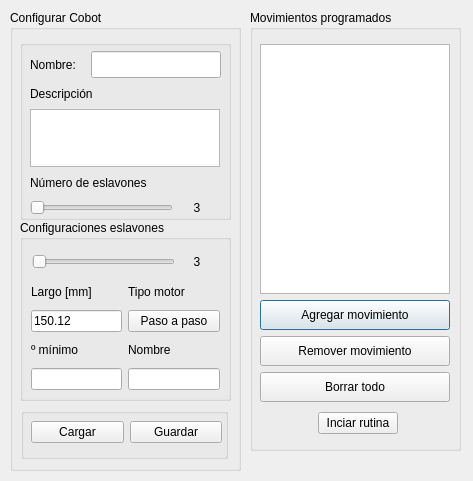
<?xml version="1.0" encoding="UTF-8"?>
<ui version="4.0">
 <class>Dialog</class>
 <widget class="QDialog" name="Dialog">
  <property name="geometry">
   <rect>
    <x>0</x>
    <y>0</y>
    <width>473</width>
    <height>481</height>
   </rect>
  </property>
  <property name="windowTitle">
   <string>Cobot</string>
  </property>
  <widget class="QGroupBox" name="groupBox_movimientos">
   <property name="geometry">
    <rect>
     <x>250</x>
     <y>10</y>
     <width>211</width>
     <height>441</height>
    </rect>
   </property>
   <property name="title">
    <string>Movimientos programados</string>
   </property>
   <widget class="QWidget" name="">
    <property name="geometry">
     <rect>
      <x>10</x>
      <y>30</y>
      <width>196</width>
      <height>399</height>
     </rect>
    </property>
    <layout class="QVBoxLayout" name="verticalLayout_5">
     <item>
      <layout class="QVBoxLayout" name="verticalLayout_2">
       <item>
        <layout class="QVBoxLayout" name="verticalLayout">
         <item>
          <widget class="QListWidget" name="lw_lista_movimientos">
           <property name="minimumSize">
            <size>
             <width>190</width>
             <height>250</height>
            </size>
           </property>
           <property name="maximumSize">
            <size>
             <width>190</width>
             <height>250</height>
            </size>
           </property>
          </widget>
         </item>
         <item>
          <widget class="QPushButton" name="pb_agregar_movimiento">
           <property name="minimumSize">
            <size>
             <width>150</width>
             <height>30</height>
            </size>
           </property>
           <property name="maximumSize">
            <size>
             <width>190</width>
             <height>30</height>
            </size>
           </property>
           <property name="text">
            <string>Agregar movimiento</string>
           </property>
          </widget>
         </item>
         <item>
          <widget class="QPushButton" name="pb_remover_movimiento">
           <property name="sizePolicy">
            <sizepolicy hsizetype="Minimum" vsizetype="Fixed">
             <horstretch>150</horstretch>
             <verstretch>30</verstretch>
            </sizepolicy>
           </property>
           <property name="minimumSize">
            <size>
             <width>150</width>
             <height>30</height>
            </size>
           </property>
           <property name="maximumSize">
            <size>
             <width>190</width>
             <height>30</height>
            </size>
           </property>
           <property name="text">
            <string>Remover movimiento</string>
           </property>
          </widget>
         </item>
         <item>
          <widget class="QPushButton" name="pb_borrar_todo_movimiento">
           <property name="sizePolicy">
            <sizepolicy hsizetype="Minimum" vsizetype="Fixed">
             <horstretch>150</horstretch>
             <verstretch>30</verstretch>
            </sizepolicy>
           </property>
           <property name="minimumSize">
            <size>
             <width>150</width>
             <height>30</height>
            </size>
           </property>
           <property name="maximumSize">
            <size>
             <width>190</width>
             <height>30</height>
            </size>
           </property>
           <property name="text">
            <string>Borrar todo</string>
           </property>
          </widget>
         </item>
        </layout>
       </item>
      </layout>
     </item>
     <item>
      <layout class="QHBoxLayout" name="horizontalLayout_3">
       <item>
        <spacer name="horizontalSpacer_4">
         <property name="orientation">
          <enum>Qt::Horizontal</enum>
         </property>
         <property name="sizeHint" stdset="0">
          <size>
           <width>38</width>
           <height>20</height>
          </size>
         </property>
        </spacer>
       </item>
       <item>
        <widget class="QPushButton" name="pb_iniciar_rutina">
         <property name="text">
          <string>Inciar rutina</string>
         </property>
        </widget>
       </item>
       <item>
        <spacer name="horizontalSpacer_3">
         <property name="orientation">
          <enum>Qt::Horizontal</enum>
         </property>
         <property name="sizeHint" stdset="0">
          <size>
           <width>38</width>
           <height>20</height>
          </size>
         </property>
        </spacer>
       </item>
      </layout>
     </item>
    </layout>
   </widget>
  </widget>
  <widget class="QGroupBox" name="groupBox_config_cobot">
   <property name="geometry">
    <rect>
     <x>10</x>
     <y>10</y>
     <width>231</width>
     <height>461</height>
    </rect>
   </property>
   <property name="title">
    <string>Configurar Cobot</string>
   </property>
   <widget class="QGroupBox" name="groupBox">
    <property name="geometry">
     <rect>
      <x>10</x>
      <y>30</y>
      <width>211</width>
      <height>180</height>
     </rect>
    </property>
    <property name="maximumSize">
     <size>
      <width>16777215</width>
      <height>180</height>
     </size>
    </property>
    <property name="title">
     <string/>
    </property>
    <widget class="QWidget" name="">
     <property name="geometry">
      <rect>
       <x>10</x>
       <y>11</y>
       <width>191</width>
       <height>167</height>
      </rect>
     </property>
     <layout class="QVBoxLayout" name="verticalLayout_4">
      <item>
       <layout class="QHBoxLayout" name="horizontalLayout_6">
        <property name="spacing">
         <number>6</number>
        </property>
        <property name="sizeConstraint">
         <enum>QLayout::SetMinimumSize</enum>
        </property>
        <item>
         <widget class="QLabel" name="label_11">
          <property name="maximumSize">
           <size>
            <width>16777215</width>
            <height>19</height>
           </size>
          </property>
          <property name="text">
           <string>Nombre: </string>
          </property>
         </widget>
        </item>
        <item>
         <widget class="QLineEdit" name="le_nombre_cobot">
          <property name="maximumSize">
           <size>
            <width>130</width>
            <height>27</height>
           </size>
          </property>
         </widget>
        </item>
       </layout>
      </item>
      <item>
       <layout class="QVBoxLayout" name="verticalLayout_3">
        <item>
         <widget class="QLabel" name="label_12">
          <property name="maximumSize">
           <size>
            <width>16777215</width>
            <height>19</height>
           </size>
          </property>
          <property name="text">
           <string>Descripción</string>
          </property>
         </widget>
        </item>
        <item>
         <widget class="QTextEdit" name="te_descripcion_cobot">
          <property name="sizePolicy">
           <sizepolicy hsizetype="Expanding" vsizetype="Ignored">
            <horstretch>0</horstretch>
            <verstretch>0</verstretch>
           </sizepolicy>
          </property>
          <property name="minimumSize">
           <size>
            <width>190</width>
            <height>50</height>
           </size>
          </property>
          <property name="maximumSize">
           <size>
            <width>190</width>
            <height>88</height>
           </size>
          </property>
         </widget>
        </item>
       </layout>
      </item>
      <item>
       <widget class="QLabel" name="label_17">
        <property name="maximumSize">
         <size>
          <width>16777215</width>
          <height>19</height>
         </size>
        </property>
        <property name="text">
         <string>Número de eslavones</string>
        </property>
       </widget>
      </item>
      <item>
       <layout class="QHBoxLayout" name="horizontalLayout_8">
        <property name="spacing">
         <number>0</number>
        </property>
        <item>
         <widget class="QSlider" name="hs_numero_DOF">
          <property name="maximumSize">
           <size>
            <width>143</width>
            <height>16777215</height>
           </size>
          </property>
          <property name="minimum">
           <number>1</number>
          </property>
          <property name="maximum">
           <number>6</number>
          </property>
          <property name="orientation">
           <enum>Qt::Horizontal</enum>
          </property>
         </widget>
        </item>
        <item>
         <widget class="QLabel" name="l_valor_numero_DOF">
          <property name="minimumSize">
           <size>
            <width>30</width>
            <height>20</height>
           </size>
          </property>
          <property name="maximumSize">
           <size>
            <width>50</width>
            <height>20</height>
           </size>
          </property>
          <property name="text">
           <string>3</string>
          </property>
          <property name="alignment">
           <set>Qt::AlignCenter</set>
          </property>
         </widget>
        </item>
       </layout>
      </item>
     </layout>
    </widget>
   </widget>
   <widget class="QGroupBox" name="groupBox_2">
    <property name="geometry">
     <rect>
      <x>10</x>
      <y>210</y>
      <width>211</width>
      <height>181</height>
     </rect>
    </property>
    <property name="maximumSize">
     <size>
      <width>16777215</width>
      <height>231</height>
     </size>
    </property>
    <property name="title">
     <string>Configuraciones eslavones</string>
    </property>
    <widget class="QWidget" name="">
     <property name="geometry">
      <rect>
       <x>11</x>
       <y>60</y>
       <width>189</width>
       <height>114</height>
      </rect>
     </property>
     <layout class="QGridLayout" name="gridLayout">
      <item row="0" column="0">
       <widget class="QLabel" name="label_2">
        <property name="minimumSize">
         <size>
          <width>80</width>
          <height>20</height>
         </size>
        </property>
        <property name="maximumSize">
         <size>
          <width>80</width>
          <height>20</height>
         </size>
        </property>
        <property name="text">
         <string>Largo [mm]</string>
        </property>
       </widget>
      </item>
      <item row="0" column="1">
       <widget class="QLabel" name="label_3">
        <property name="minimumSize">
         <size>
          <width>80</width>
          <height>20</height>
         </size>
        </property>
        <property name="maximumSize">
         <size>
          <width>80</width>
          <height>20</height>
         </size>
        </property>
        <property name="text">
         <string>Tipo motor</string>
        </property>
       </widget>
      </item>
      <item row="1" column="0">
       <widget class="QLineEdit" name="le_largo_eslavon">
        <property name="text">
         <string>150.12</string>
        </property>
       </widget>
      </item>
      <item row="1" column="1">
       <widget class="QPushButton" name="pb_seleccion_motor">
        <property name="text">
         <string>Paso a paso</string>
        </property>
       </widget>
      </item>
      <item row="2" column="0">
       <widget class="QLabel" name="label_4">
        <property name="minimumSize">
         <size>
          <width>60</width>
          <height>20</height>
         </size>
        </property>
        <property name="maximumSize">
         <size>
          <width>80</width>
          <height>20</height>
         </size>
        </property>
        <property name="text">
         <string>º mínimo</string>
        </property>
       </widget>
      </item>
      <item row="2" column="1">
       <widget class="QLabel" name="label_5">
        <property name="minimumSize">
         <size>
          <width>60</width>
          <height>20</height>
         </size>
        </property>
        <property name="maximumSize">
         <size>
          <width>80</width>
          <height>20</height>
         </size>
        </property>
        <property name="text">
         <string>Nombre</string>
        </property>
       </widget>
      </item>
      <item row="3" column="0">
       <widget class="QLineEdit" name="le_angulo_minimo_eslavon">
        <property name="text">
         <string/>
        </property>
       </widget>
      </item>
      <item row="3" column="1">
       <widget class="QLineEdit" name="le_nombre_eslavon">
        <property name="text">
         <string/>
        </property>
       </widget>
      </item>
     </layout>
    </widget>
    <widget class="QWidget" name="">
     <property name="geometry">
      <rect>
       <x>12</x>
       <y>31</y>
       <width>181</width>
       <height>22</height>
      </rect>
     </property>
     <layout class="QHBoxLayout" name="horizontalLayout">
      <item>
       <widget class="QSlider" name="hs_selector_DOF">
        <property name="maximumSize">
         <size>
          <width>143</width>
          <height>16777215</height>
         </size>
        </property>
        <property name="minimum">
         <number>1</number>
        </property>
        <property name="maximum">
         <number>6</number>
        </property>
        <property name="orientation">
         <enum>Qt::Horizontal</enum>
        </property>
       </widget>
      </item>
      <item>
       <widget class="QLabel" name="l_valor_seleccion_DOF">
        <property name="minimumSize">
         <size>
          <width>30</width>
          <height>20</height>
         </size>
        </property>
        <property name="maximumSize">
         <size>
          <width>50</width>
          <height>20</height>
         </size>
        </property>
        <property name="text">
         <string>3</string>
        </property>
        <property name="alignment">
         <set>Qt::AlignCenter</set>
        </property>
       </widget>
      </item>
     </layout>
    </widget>
   </widget>
   <widget class="QGroupBox" name="groupBox_3">
    <property name="geometry">
     <rect>
      <x>11</x>
      <y>398</y>
      <width>207</width>
      <height>51</height>
     </rect>
    </property>
    <property name="maximumSize">
     <size>
      <width>16777215</width>
      <height>51</height>
     </size>
    </property>
    <property name="title">
     <string/>
    </property>
    <widget class="QWidget" name="">
     <property name="geometry">
      <rect>
       <x>10</x>
       <y>10</y>
       <width>191</width>
       <height>29</height>
      </rect>
     </property>
     <layout class="QHBoxLayout" name="horizontalLayout_7">
      <item>
       <widget class="QPushButton" name="cargar_cobot">
        <property name="text">
         <string>Cargar</string>
        </property>
       </widget>
      </item>
      <item>
       <widget class="QPushButton" name="pb_guardar_eslavon">
        <property name="text">
         <string>Guardar</string>
        </property>
       </widget>
      </item>
     </layout>
    </widget>
   </widget>
  </widget>
 </widget>
 <resources/>
 <connections/>
</ui>
